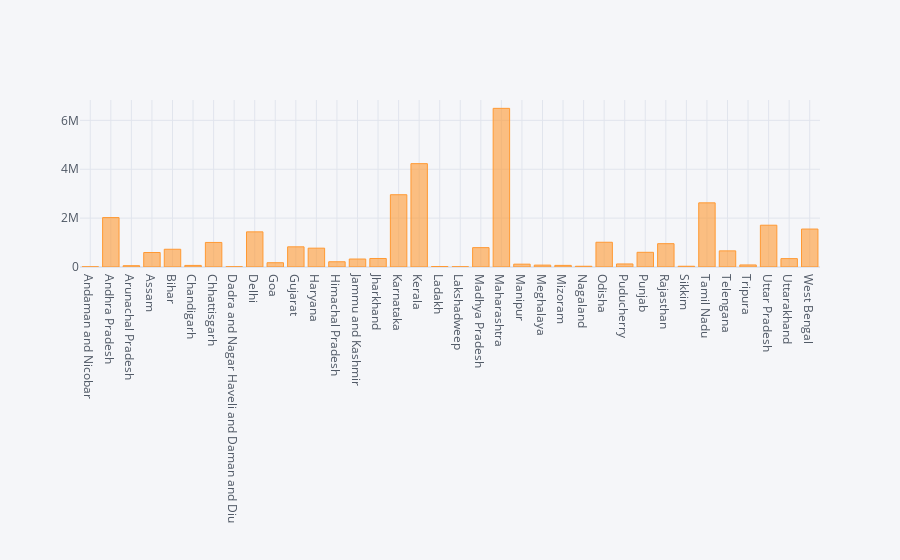

Write notebook code for a chart like this one.
### Code cell
df.iplot(kind='bar',x='State/UTs',y='Total Cases')

### Figure 1 — Plotly figure (JSON) as saved in the notebook; plotly's stock layout.template omitted (floating-point values rounded to 4 significant figures)
{"data": [{"marker": {"color": "rgba(255, 153, 51, 0.6)", "line": {"color": "rgba(255, 153, 51, 1.0)", "width": 1}}, "name": "Total Cases", "orientation": "v", "text": "", "type": "bar", "x": ["Andaman and Nicobar", "Andhra Pradesh", "Arunachal Pradesh", "Assam", "Bihar", "Chandigarh", "Chhattisgarh", "Dadra and Nagar Haveli and Daman and Diu", "Delhi", "Goa", "Gujarat", "Haryana", "Himachal Pradesh", "Jammu and Kashmir", "Jharkhand", "Karnataka", "Kerala", "Ladakh", "Lakshadweep", "Madhya Pradesh", "Maharashtra", "Manipur", "Meghalaya", "Mizoram", "Nagaland", "Odisha", "Puducherry", "Punjab", "Rajasthan", "Sikkim", "Tamil Nadu", "Telengana", "Tripura", "Uttar Pradesh", "Uttarakhand", "West Bengal"], "y": [7572, 2022064, 53408, 592616, 725759, 65122, 1004668, 10665, 1437991, 174486, 825509, 770573, 214732, 326033, 347975, 2956137, 4227526, 20588, 10348, 792270, 6489800, 115584, 77144, 65696, 30388, 1012167, 124184, 600849, 954137, 30256, 2624234, 659844, 83360, 1709457, 343125, 1552576]}], "layout": {"legend": {"bgcolor": "#F5F6F9", "font": {"color": "#4D5663"}}, "paper_bgcolor": "#F5F6F9", "plot_bgcolor": "#F5F6F9", "title": {"font": {"color": "#4D5663"}}, "xaxis": {"gridcolor": "#E1E5ED", "showgrid": true, "tickfont": {"color": "#4D5663"}, "title": {"font": {"color": "#4D5663"}, "text": ""}, "zerolinecolor": "#E1E5ED"}, "yaxis": {"gridcolor": "#E1E5ED", "showgrid": true, "tickfont": {"color": "#4D5663"}, "title": {"font": {"color": "#4D5663"}, "text": ""}, "zerolinecolor": "#E1E5ED"}}}
